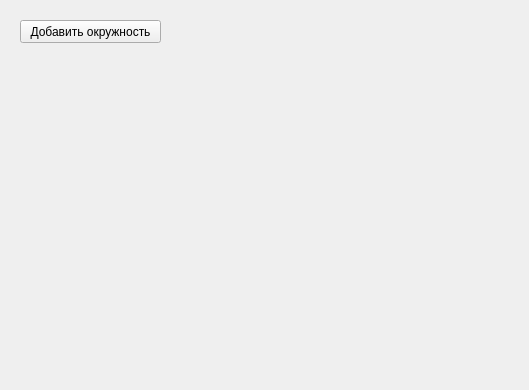
<?xml version="1.0" encoding="UTF-8"?>
<ui version="4.0">
 <class>MainWindow</class>
 <widget class="QMainWindow" name="MainWindow">
  <property name="geometry">
   <rect>
    <x>0</x>
    <y>0</y>
    <width>529</width>
    <height>390</height>
   </rect>
  </property>
  <property name="windowTitle">
   <string>MainWindow</string>
  </property>
  <widget class="QWidget" name="centralwidget">
   <widget class="QPushButton" name="button">
    <property name="geometry">
     <rect>
      <x>20</x>
      <y>20</y>
      <width>141</width>
      <height>23</height>
     </rect>
    </property>
    <property name="text">
     <string>Добавить окружность</string>
    </property>
   </widget>
  </widget>
 </widget>
 <resources/>
 <connections/>
</ui>
